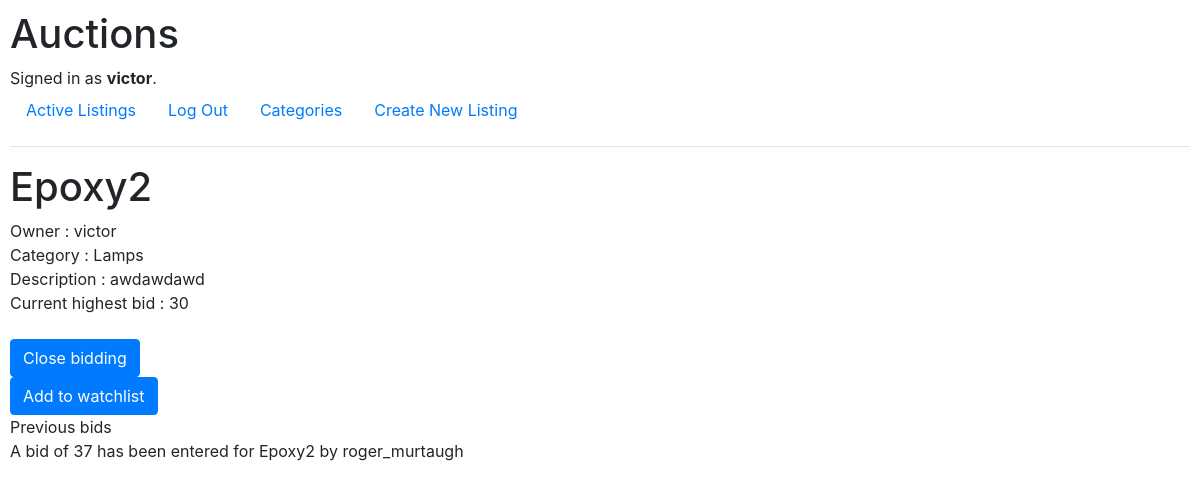
The page /2 (signed in) on the database as committed earlier.
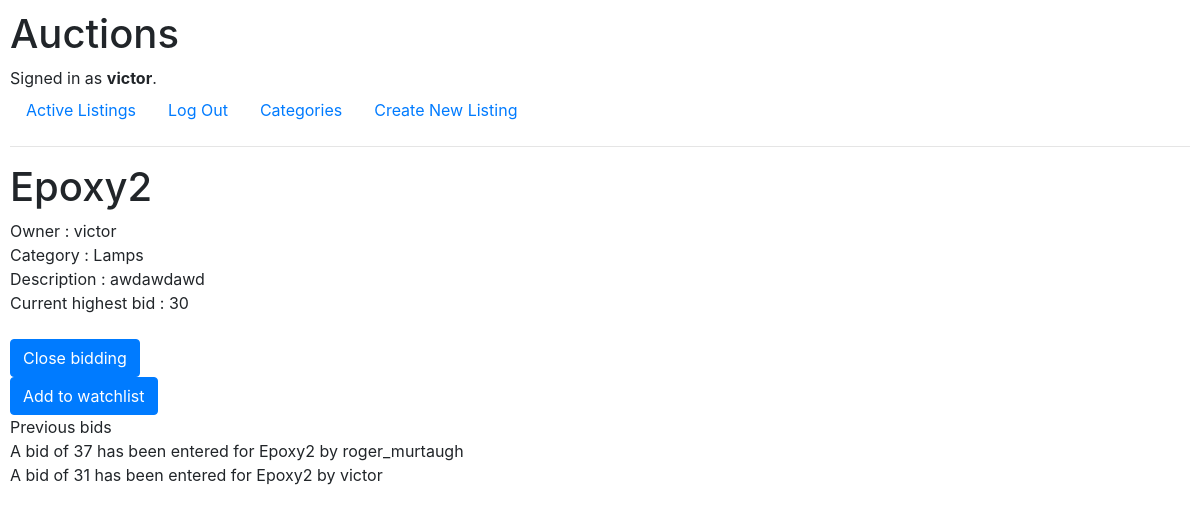
The same page on the database as committed later.
### auctions/models.py (models this page shows)
class AuctionBid(models.Model):
	id = models.BigAutoField(primary_key=True)
	username_bid = models.ForeignKey(User, on_delete = models.CASCADE, blank = True, default = "victor")
	listingname_bid = models.CharField(max_length = 50, blank = True)
	listingnameid_bid =  models.IntegerField(default = 0)
	followbid = models.IntegerField()
	def __str__(self):
		return f"A bid of {self.followbid} has been entered for {self.listingname_bid} by {self.username_bid}"

class User(AbstractUser):
	id = models.BigAutoField(primary_key=True)

### auctions/views.py (the view)
# urls.py: path("<int:listing_id>", views.listingpage, name="listingpage"),
def listingpage(request, listing_id):
    listing = AuctionListing.objects.get(id=listing_id)
    auctionbidall = list(AuctionBid.objects.all())
    if request.user.is_authenticated:
        if request.method == "POST":
            if listing.user_name != request.user:
                username_bid_v = request.user
                listingname_bid_v = listing.listingname
                followbid_v = request.POST["newbid"]
                try:
                    auctionbid = AuctionBid.objects.create(username_bid=username_bid_v, listingname_bid=listingname_bid_v, followbid=followbid_v)
                    auctionbid.save()
                    if int(auctionbid.followbid) > int(listing.initbid) :
                        listing.initbid = auctionbid.followbid
                        listing.save()
                except IntegrityError:
                    return HttpResponseRedirect(reverse("index"))
                return render(request, "auctions/listingpage.html", {
                    "listing": listing,
                    "auctionbidall" : list(AuctionBid.objects.all()),
                    "message": "Your bid is " + auctionbid.followbid
                })
            else:
                listing.liquid = False
                listing.save()
                return render(request, "auctions/listingpage.html", {
                    "listing": listing,
                    "auctionbidall" : list(AuctionBid.objects.all()),
                    "closed" : True,
                    "message": "Auction closed by owner"
                })
        else:
            if listing.user_name == request.user:
                return render(request, "auctions/listingpage.html", {
                    "listing": listing,
                    "auctionbidall" : list(AuctionBid.objects.all()),
                    "user_match" : True
                    })
            else:
                return render(request, "auctions/listingpage.html", {
                    "listing": listing,
                    "auctionbidall" : list(AuctionBid.objects.all()),
                    "user_match" : False
                    })
    else:
        return HttpResponseRedirect(reverse("index"))

### auctions/templates/auctions/listingpage.html (shortened to what this page needs)
{% extends "auctions/layout.html" %}
{% block body %}
<div>
	<h1>{{ listing.listingname }}</h1>
    <div>Owner : {{ listing.user_name }}</div>
	<div>Category : {{ listing.listingcategory }}</div>
	<div>Description : {{ listing.listingdesc }}</div>
	<div>Current highest bid : {{ listing.initbid }}</div>
    {% if user.is_authenticated %}
	<form action="{% url 'listingpage' listing.id %}" method="post">
        {% if closed %}
        <div>Auction closed at {{ listing.initbid }}</div>
        {% else %}
        {% if user_match %}
        <input class="btn btn-primary" type="submit" value="Close bidding">
        {% else %}
        <div class="form-group">
            <input class="form-control" type="text" name="newbid" placeholder="Your bid">
        </div>
        <input class="btn btn-primary" type="submit" value="Register bid">
        {% endif %}
        {% endif %}
    </form>
    <form action="{% url 'watchlist' listing.id %}" method="post">
        <input class="btn btn-primary" type="submit" value="Add to watchlist">
    </form>
    {% endif %}
    <div>Previous bids</div>
    {% for auctionbid0 in auctionbidall %}
    {% if auctionbid0.listingname_bid == listing.listingname %}
        <div>{{ auctionbid0 }}</div>
    {% endif %}
    {% endfor %}
</div>
{% endblock %}

Rows that differ between the two databases and show on the page:
added AuctionBid: followbid+listingname_bid+username_bid "A bid of 31 has been entered for Epoxy2 by victor"
